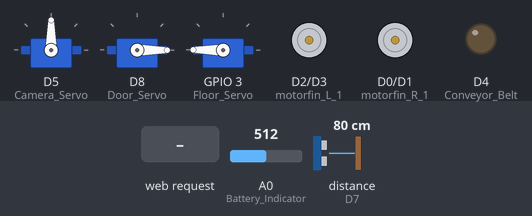
The sketch below on a simulated ESP8266 (NodeMCU). Shown: 3 × servo, motor-driver pin pairs drawn as motors (green arrow = first pin HIGH = forward, orange = second pin HIGH = backward, longer = more drive), output pins drawn as LEDs (lit = HIGH). The test bench sets the inputs (shaded band); at power-on: A0 (Battery_Indicator) = 512, distance to the obstacle (sensor on D7) 80 cm. The echo pulse lasts 58.3 µs per cm; WiFi joins after 1.5 s; servers stay silent unless stated; pins used as bus, display or sensor lines are not drawn; what the sketch prints to the serial monitor is not drawn.

Above: at 2.7 s.
2.8 s: HTTP request GET /UP received
At 3.2 s:
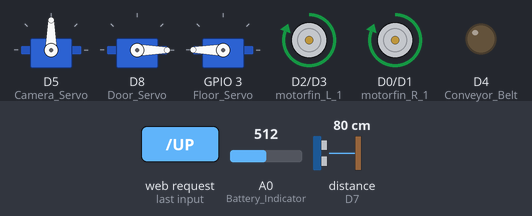
4.3 s: HTTP request GET /DOWN received
At 5.5 s:
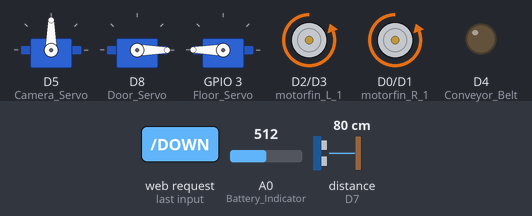
5.8 s: HTTP request GET /LEFT received
At 6.9 s:
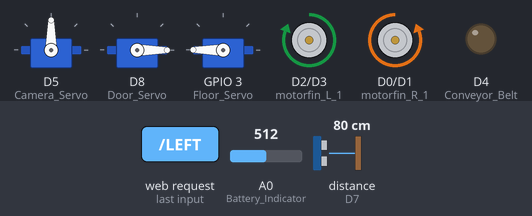
7.3 s: HTTP request GET /RIGHT received
At 8.1 s:
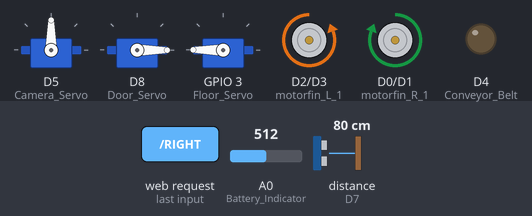
8.8 s: HTTP request GET /Belt_Start received
At 9.2 s:
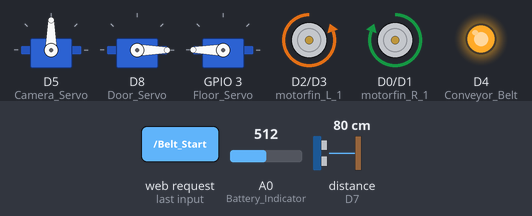
10.3 s: HTTP request GET /OFF received
At 11.4 s:
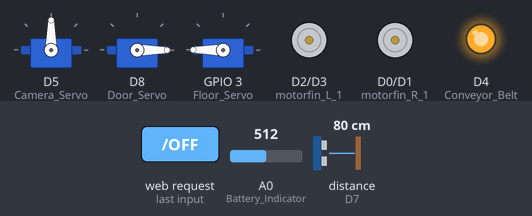
Timing chart, 0 to 12.8 s (numbered marks = the images above; inputs shaded):
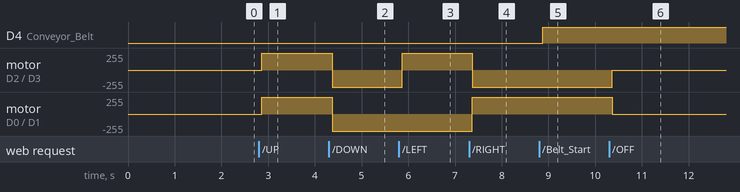

The sketch:

WSGCB_final.ino
```cpp
 /*
                            *
                            * Project Name:   <Water Surface Garbage Collector Bot>
                            * Author List:    <Gaurav>
                            * Filename:       <WSGCB_final>
                            *
                             */

/*###################    <Header Files>    ################################*/

#include <ESP8266WiFi.h>
#include <Servo.h>

/*###################    SSID & Password    ##############################*/

const char* ssid     = "moto";
const char* password = "mkyubtau";

/*##################     Web server port    ####################################*/

WiFiServer server(80);


/*##################     Pin Configuration  ###################################*/

const int motorfin_R_1 = D0;           // Fin motors pins
const int motorfin_R_2 = D1;
const int motorfin_L_1 = D2;
const int motorfin_L_2 = D3;

const int Conveyor_Belt = D4;           // Conveyor belt motors

const int Battery_Indicator = A0;      // Battery indicator input pin

const int Capacity_TrigPin = D6;      // Ultrasonic sensor
const int Capacity_EchoPin = D7;

const int Camera_Servo = D5;          // Camera servo pwm pin
const int Door_Servo = D8;            // Door servo pwm pin
const int Floor_Servo = D9;           // Floor servo pwm pin

/*################## Global variables & constant #################################*/

String header;                         // Variable to store the HTTP request

String motor_status = "OFF";           // Motor Status
String Belt_status = "OFF";            // Belt Status
String Capacity = "Empty";             // Capacity filled
String Camera_status = "default";       //Camera status
String Battery_status = "100%";

unsigned long currentTime = millis();  // Current time
unsigned long previousTime = 0;        // previous time

const long timeoutTime = 2000;         // Define timeout time in milliseconds (example: 2000ms = 2s)

long distance = 0;                     // Ultrasonic distance

Servo Camera_servo, Door_servo, Floor_servo ;                           // Servo class object

/*#################### Prototype Function #################################*/
 /*
* Function Name:  Init
* Input:    None
* Output:   Inilize all the variables
*/
void Init();
 /*
* Function Name:  Connecting_to_Wifi
* Input:    None
* Output:   Establish connection between Esp and local host
*
*/
void Connecting_to_Wifi();
/*
* Function Name:  Fin_Motor_OFF
* Input:    None
* Output:   Fin Motors off
*/

void Fin_Motor_OFF();

/*
* Function Name:  Fin_Motor_UP
* Input:    None
* Output:   Fin Motors forward
*/

void Fin_Motor_UP();
/*
* Function Name:  Fin_Motor_DOWN
* Input:    None
* Output:   Fin Motors downward
*/
void Fin_Motor_DOWN();

/*
* Function Name:  Fin_Motor_LEFT
* Input:    None
* Output:   Fin Motors left
*/
void Fin_Motor_LEFT();

/*
* Function Name:  Fin_Motor_RIGHT
* Input:    None
* Output:   Fin Motors right
*/
void Fin_Motor_RIGHT();

/*
* Function Name:  Belt_Start
* Input:    None
* Output:   Start conveyor belt
*/
void Belt_Start();

/*
* Function Name:  Belt_Stop
* Input:    None
* Output:   Stop conveyor belt
*/
void Belt_Stop();

/*
* Function Name:  Door
* Input:    None
* Output:   Opens Door
*/

void Door();

/*
* Function Name:  Floor
* Input:    None
* Output:   Levitate floor
*/
void Floor();

/*
* Function Name:  Camera_default
* Input:    None
* Output:   Set comera at default angle
*/
void Camera_default();

/*
* Function Name:  Camera_Left
* Input:    None
* Output:   Set comera at Left
*/
void Camera_Left();

/*
* Function Name:  Camera_Right
* Input:    None
* Output:   Set comera at Right
*/
void Camera_Right();

/*
* Function Name:  Capacity_filled
* Input:    None
* Output:   Checks capacity of garbage filled
*/

void Capacity_filled();

/*
* Function Name:  Battery_percent
* Input:    None
* Output:   Checks power of battery
*/

void Battery_percent();


/*###############################  Set up function ###############################################*/
void setup() {

  Serial.begin(9600);                  // Baud rate for Serial transmission
  Init();                              // Define pins as input and output
  Connecting_to_Wifi();                // Connecting to Hotspot with provied SSID and password
}

/*###############################  Loop function   #################################################*/
void loop() {

  WiFiClient client = server.available();   // Listen for incoming clients

  if (client) {                             // If a new client connects,
    Serial.println("New Client.");          // print a message out in the serial port
    String currentLine = "";                // make a String to hold incoming data from the client
    currentTime = millis();
    previousTime = currentTime;
    while (client.connected() && currentTime - previousTime <= timeoutTime) { // loop while the client's connected
      currentTime = millis();
      if (client.available()) {             // if there's bytes to read from the client,
        char c = client.read();             // read a byte, then
        Serial.write(c);                    // print it out the serial monitor
        header += c;
        if (c == '\n') {                    // if the byte is a newline character
          // if the current line is blank, you got two newline characters in a row.
          // that's the end of the client HTTP request, so send a response:
          if (currentLine.length() == 0) {
            // HTTP headers always start with a response code (e.g. HTTP/1.1 200 OK)
            // and a content-type so the client knows what's coming, then a blank line:
            client.println("HTTP/1.1 200 OK");
            client.println("Content-type:text/html");
            client.println("Connection: close");
            client.println();

            // Capacity check
            Capacity_filled();
            // Battery percentage check
            Battery_percent();

            // turn the gpio on and off
            if (header.indexOf("GET /OFF") >= 0)  {

              Fin_Motor_OFF();

            }

            if (header.indexOf("GET /UP") >= 0) {

              Fin_Motor_UP();

            }

            if (header.indexOf("GET /DOWN") >= 0)  {

              Fin_Motor_DOWN();

            }

            if (header.indexOf("GET /LEFT") >= 0) {

              Fin_Motor_LEFT();

            }

            if (header.indexOf("GET /RIGHT") >= 0)  {

              Fin_Motor_RIGHT();

            }

            if (header.indexOf("GET /Belt_Start") >= 0) {

              Belt_Start();

            }

            if (header.indexOf("GET /Belt_Stop") >= 0) {

              Belt_Stop();

            }

            if (header.indexOf("GET /unload") >= 0) {

              Door();

            }

            if (header.indexOf("GET /Camera_default") >= 0) {

              Camera_default();

            }

            if (header.indexOf("GET /Camera_Left") >= 0) {

              Camera_Left();

            }

            if (header.indexOf("GET /Camera_Right") >= 0) {

              Camera_Right();

            }


            // HTML Web page
            // Display the HTML web page
            client.println("<!DOCTYPE html>");
            client.println("<html lang=\"en\" dir=\"ltr\">");
            client.println("<head> <meta charset=\"utf-8\">");
            client.println("<meta http-equiv=\"refresh\" content=\"10\">");
            client.println("<title>Water Surface Garbage Collection Bot</title>");
            client.println("</head>");
            client.println("<style>");
            client.println(".heading{text-align: center;}");
            client.println(".up{padding-left: 465px;;}");
            client.println(".sim{padding-left: 420px;}");
            client.println(".down{padding-left: 460px;}");
            client.println(".over100{padding-left: 460px;}");
            client.println(".over90{padding-left: 460px;}");
            client.println(".over80{padding-left: 460px;}");
            client.println(".over70{padding-left: 460px;}");
            client.println(".over60{padding-left: 460px;}");
            client.println(".over40{padding-left: 460px;}");
            client.println(".over30{padding-left: 460px;}");
            client.println(".over20{padding-left: 460px;}");
            client.println(".over10{padding-left: 460px;}");
            client.println(".over0{padding-left: 460px;}");
            client.println(".conveyor{padding-left: 440px;}");
            client.println(".unload{padding-left: 460px;}");
            client.println(".angle{padding-left: 440px;}");
            client.println("</style>");
            client.println("<body>");
            client.println("<h4 class=\"heading\">Directions</h4>");
            client.println("<div class=\"up\"><a href=\"UP\"><button type=\"button\" name=\"button\">UP</button></a></div>");
            client.println("<div class=\"sim\"><a href=\"LEFT\"><button type=\"button\" class=\"left\" name=\"button\">Left</button></a>");
            client.println("<a href=\"OFF\"><button type=\"button\" class=\"stop\" name=\"button\">Stop</button></a>");
            client.println("<a href=\"RIGHT\"><button type=\"button\" class=\"right\" name=\"button\">Right</button></a></div>");
            client.println("<div class=\"down\"><a href=\"DOWN\"><button type=\"button\" name=\"down\">Down</button></a></div>");
            client.println("<h4 class=\"heading\">Conveyor Belt</h4>");
            if (Belt_status == "OFF") {
              client.println("<div class=\"conveyor\"><a href=\"Belt_Stop\"><button class=\"button1\">Conveyor OFF</button></a></div>");
            }

            else if (Belt_status == "ON")  {
            client.println("<div class=\"conveyor\"><a href=\"Belt_Start\"><button class=\"button1\">Conveyor ON</button></a></div>");
            }

            client.println("<h4 class=\"heading\">Unload</h4>");
            client.println("<div class=\"unload\">");
            client.println("<a href=\"unload\"><button type=\"button\" name=\"button\">Unload</button></a></div>");

            client.println("<h4 class=\"heading\">Overload</h4>");

            if (Capacity == "Capacity100")
            client.println("<div class=\"over100\"><button type=\"button\" name=\"button\">100</button></div>");

            if (Capacity == "Capacity80")
            client.println("<div class=\"over80\"><button type=\"button\" name=\"button\">80</button></div>");

            if (Capacity == "Capacity60")
            client.println("<div class=\"over60\"><button type=\"button\" name=\"button\">60</button></div>");

            if (Capacity == "Capacity40")
            client.println("<div class=\"over40\"><button type=\"button\" name=\"button\">40</button></div>");

            if (Capacity == "Capacity20")
            client.println("<div class=\"over20\"><button type=\"button\" name=\"button\">20</button></div>");

            if (Capacity == "Empty")
            client.println("<div class=\"over0\"><button type=\"button\" name=\"button\">0</button></div>");

            client.println("<h4 class=\"heading\">Battery Indicator</h4>");
            if(Battery_status == "100%"){
              client.println("<div class=\"over100\"><button type=\"button\" name=\"button\">100</button></div>");
            }

            else if(Battery_status == "80%") {
              client.println("<div class=\"over80\"><button type=\"button\" name=\"button\">80</button></div>");
            }


            else if(Battery_status == "60%"){
              client.println("<div class=\"over60\"><button type=\"button\" name=\"button\">60</button></div>");
            }


            else if(Battery_status == "40%"){
              client.println("<div class=\"over40\"><button type=\"button\" name=\"button\">40</button></div>");
            }


            else if(Battery_status == "20%"){
              client.println("<div class=\"over20\"><button type=\"button\" name=\"button\">20</button></div>");
            }


            else if(Battery_status == "10%"){
              client.println("<div class=\"over0\"><button type=\"button\" name=\"button\">10</button></div>");
            }


            else if(Battery_status == "0%"){
              client.println("<div class=\"over0\"><button type=\"button\" name=\"button\">Charge!!!</button></div>");
            }


            client.println("<h4 class=\"heading\">Camera</h4>");
            client.println("<div class=\"angle\"><a href=\"Camera_Left\"><button type=\"button\" name=\"button\">0</button></a>");
            client.println("<a href=\"Camera_default\"><button type=\"button\" name=\"button\">90</button></a>");
            client.println("<a href=\"Camera_Right\"><button type=\"button\" name=\"button\">180</button></a></div>");
            client.println("</body>");
            client.println("</html>");
            // The HTTP response ends with another blank line
            break;
          } else { // if you got a newline, then clear currentLine
            currentLine = "";
          }
        } else if (c != '\r') {  // if you got anything else but a carriage return character,
          currentLine += c;      // add it to the end of the currentLine
        }
      }
    }
    // Clear the header variable
    header = "";
    // Close the connection
    client.stop();
    Serial.println("Client disconnected.");
    Serial.println("");


  }


  /*###################################### Function definations *########################################*/

}

void Init() {

  pinMode(motorfin_R_1 , OUTPUT);
  pinMode(motorfin_R_2 , OUTPUT);
  pinMode(motorfin_L_1 , OUTPUT);
  pinMode(motorfin_L_2 , OUTPUT);
  pinMode(Conveyor_Belt , OUTPUT);
  pinMode(Battery_Indicator , INPUT);
  pinMode(Capacity_TrigPin , OUTPUT);
  pinMode(Capacity_EchoPin , INPUT);

  // Servos
  Camera_servo.attach(Camera_Servo);
  Door_servo.attach(Door_Servo);
  Floor_servo.attach(Floor_Servo);

  // Set outputs to LOW
  digitalWrite(motorfin_R_1, LOW);
  digitalWrite(motorfin_R_2, LOW);
  digitalWrite(motorfin_L_1, LOW);
  digitalWrite(motorfin_L_2, LOW);
  digitalWrite(Conveyor_Belt, LOW);
  digitalWrite(Capacity_TrigPin, LOW);

  // Default servo position
  Camera_servo.write(90);
  Door_servo.write(0);
  Floor_servo.write(180);
}

void Connecting_to_Wifi() {

  Serial.print("Connecting to ");
  Serial.println(ssid);
  WiFi.begin(ssid, password);
  while (WiFi.status() != WL_CONNECTED) {
    delay(500);
    Serial.print(".");
  }

  Serial.println("");
  Serial.println("WiFi connected.");
  Serial.println("IP address: ");
  Serial.println(WiFi.localIP());
  server.begin();
}

void Fin_Motor_OFF()  {

  Serial.println("OFF button is pressed");
  motor_status = "OFF";
  digitalWrite(motorfin_R_1 , LOW);
  digitalWrite(motorfin_R_2 , LOW);
  digitalWrite(motorfin_L_1 , LOW);
  digitalWrite(motorfin_L_2 , LOW);

}
void Fin_Motor_UP() {

  Serial.println("UP button is pressed");
  motor_status = "UP";
  digitalWrite(motorfin_R_1 , HIGH);
  digitalWrite(motorfin_R_2 , LOW);
  digitalWrite(motorfin_L_1 , HIGH);
  digitalWrite(motorfin_L_2 , LOW);

}

void Fin_Motor_DOWN() {

  Serial.println("DOWN button is pressed");
  motor_status = "DOWN";
  digitalWrite(motorfin_R_1 , 0);
  digitalWrite(motorfin_R_2 , 1);
  digitalWrite(motorfin_L_1 , 0);
  digitalWrite(motorfin_L_2 , 1);


}
void Fin_Motor_LEFT() {

  Serial.println("LEFT button is pressed");
  motor_status = "LEFT";
  digitalWrite(motorfin_R_1 , 0);
  digitalWrite(motorfin_R_2 , 1);
  digitalWrite(motorfin_L_1 , 1);
  digitalWrite(motorfin_L_2 , 0);

}


void Fin_Motor_RIGHT()  {

  Serial.println("RIGHT button is pressed");
  motor_status = "RIGHT";
  digitalWrite(motorfin_R_1 , 1);
  digitalWrite(motorfin_R_2 , 0);
  digitalWrite(motorfin_L_1 , 0);
  digitalWrite(motorfin_L_2 , 1);

}

void Belt_Start() {

  Serial.println("Conveyor Belt is on");
  Belt_status = "OFF";
  digitalWrite(Conveyor_Belt , 1);

}

void Belt_Stop()  {

  Serial.println("Conveyor Belt is off");
  Belt_status = "ON";
  digitalWrite(Conveyor_Belt , 0);

}

void Door() {

  Door_servo.write(90);
  //for (int i=0 ; i<=90 ;i++)
  //{Door_servo.write(i);
  //delay(100);}
  Serial.println("Door opened");
  delay(2000);
  Floor();
  Serial.println("Door closed");
  Door_servo.write(0);
  //for(int i=90; i>=0; i--)
  //{Door_servo.write(i);
  //delay(100);}
}

void Floor()  {

  Serial.println("Floor Lefting");
  Floor_servo.write(90);
  //for(int i=0; i<=120; i++)
  //{Floor_servo(i);
  //delay(100);}
  delay(3000);
  Serial.println("Floor Lefted");
  Floor_servo.write(180);
  //for(int i=120; i>=0; i--)
  //{Floor_servo(i);
  //delay(100);}
}


void Camera_default() {

  Serial.println("Camera at default position");
  Camera_servo.write(90);
  Camera_status = "default";

}
void Camera_Left()  {

  Serial.println("Camera at Left position");
  Camera_servo.write(0);
  Camera_status = "Left";

}
void Camera_Right() {

  Serial.println("Camera at Right position");
  Camera_servo.write(180);
  Camera_status = "Right";

}
void Capacity_filled()  {

  digitalWrite(Capacity_TrigPin, LOW);
  delayMicroseconds(2);

  // Sets the trigPin on HIGH state for 10 micro seconds
  digitalWrite(Capacity_TrigPin, HIGH);
  delayMicroseconds(10);
  digitalWrite(Capacity_TrigPin, LOW);

  // Reads the echoPin, returns the sound wave travel time in microseconds
  long duration = pulseIn(Capacity_EchoPin, HIGH);

  // Calculating the distance
  int distance = duration * 0.034 / 2;

  // Prints the distance on the Serial Monitor
  //Serial.println(distance);
  if (distance <= 5) {

    Serial.println("Capacity at 100%");
    Capacity = "Capacity100";
  }
  else if (distance <= 10)  {

    Serial.println("Capacity at 80%");
    Capacity = "Capacity80";
  }
  else if (distance <= 15)  {

    Serial.println("Capacity at 60%");
    Capacity = "Capacity60";
  }
  else if (distance <= 20)  {

    Serial.println("Capacity at 40%");
    Capacity = "Capacity40";
  }
  else if (distance <= 25)  {

    Serial.println("Capacity at 20%");
    Capacity = "Capacity20";
  }

  else  {

    Serial.println("Empty");
    Capacity = "Empty";
  }

}
void Battery_percent() {

  int battery = analogRead(Battery_Indicator);
  if(battery < 800 && battery > 750)
  {
    Serial.println("Battery at 100 %");
    Battery_status = "100%";
  }
  else if (battery < 750 && battery > 700)
  {
    Serial.println("Battery at 80%");
    Battery_status = "80%";
  }

  else if (battery < 700 && battery > 675)
  {
    Serial.println("Battery at 60%");
    Battery_status = "60%";
  }

  else if (battery < 675 && battery > 725)
  {
    Serial.println("Battery at 40%");
    Battery_status = "40%";
  }

  else if (battery < 725 && battery > 700)
  {
    Serial.println("Battery at 20%");
    Battery_status = "20%";
  }

  else if (battery < 700 && battery > 600)
  {
    Serial.println("Battery below 20%!!! it's recommended charging the battery");
    Battery_status = "10%";
  }
  else
  {
    Serial.println("Battery state critical!!!! charge immediatly");
    Battery_status = "0%";
  }
}
```

Measured:
- after the input at 2.8 s, motor on D2 (motorfin_L_1) / D3 (motorfin_L_2), motor on D0 (motorfin_R_1) / D1 (motorfin_R_2): stopped → forward 255/255 after 0.07 s
- after the input at 4.3 s, motor on D2 (motorfin_L_1) / D3 (motorfin_L_2), motor on D0 (motorfin_R_1) / D1 (motorfin_R_2): forward 255/255 → backward 255/255 after 0.07 s
- after the input at 5.8 s, motor on D2 (motorfin_L_1) / D3 (motorfin_L_2): backward 255/255 → forward 255/255 after 0.07 s
- after the input at 7.3 s, motor on D2 (motorfin_L_1) / D3 (motorfin_L_2): forward 255/255 → backward 255/255 after 0.07 s; motor on D0 (motorfin_R_1) / D1 (motorfin_R_2): backward 255/255 → forward 255/255 after 0.07 s
- after the input at 8.8 s, D4 (Conveyor_Belt): LOW → HIGH after 0.07 s
- after the input at 10.3 s, motor on D2 (motorfin_L_1) / D3 (motorfin_L_2): backward 255/255 → stopped after 0.07 s; motor on D0 (motorfin_R_1) / D1 (motorfin_R_2): forward 255/255 → stopped after 0.07 s
